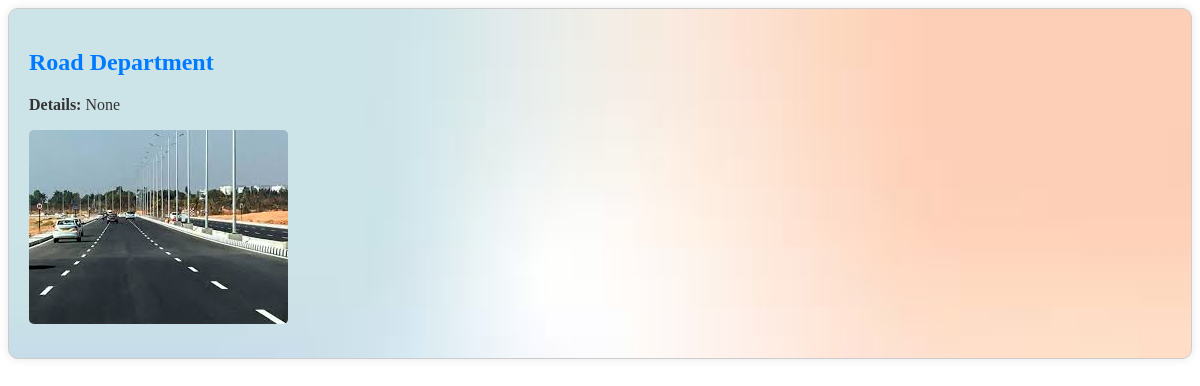
Page /DepartmentDetails/2 on the committed database.
### EvApp/models.py (models this page shows, shortened)
class Department(models.Model):
    name=models.CharField(max_length=200,null=False)
    image=models.ImageField(upload_to='image',null=False)
    description=models.TextField(null=True)

### EvApp/views.py (the view)
# urls.py: path('DepartmentDetails/<int:pk>',Department_DetailsView.as_view(),name="departmentdetails"),
class Department_DetailsView(View):
    def get(self,request,*args,**kwargs):
        id=kwargs.get('pk')
        obj=Department.objects.filter(id=id)
        return render(request,"department_detail.html",{'obj':obj})

### EvApp/templates/department_detail.html (shortened to what this page needs)
<!DOCTYPE html>
<html lang="en">
<head>
</head>
<body>
    {% for i in obj %}
    <div class="complaint-container" style="background-repeat: no-repeat; background-size: cover;">
        <h2 style="color: #007bff;">{{i.name}}</h2>
        <p><strong>Details:</strong> {{i.description}}</p>
        {% if i.image %}
            <img src="{{i.image.url}}" alt="Complaint Image" class="complaint-image">
        {% endif %}
        {%endfor%}
    </div>
</body>
</html>

### EvApp/templates/department_detail.html (style rules this page uses)
.complaint-container { border: 1px solid #ccc; padding: 20px; margin-bottom: 20px; background-color: #f9f9f9; color: #333; border-radius: 10px; box-shadow: 0 0 10px rgba(0,0,0,0.1); }
.complaint-image { max-width: 100%; height: auto; margin-bottom: 10px; border-radius: 5px; }

### rows in the picture
Department: name "Road Department", description "None", image (picture)
